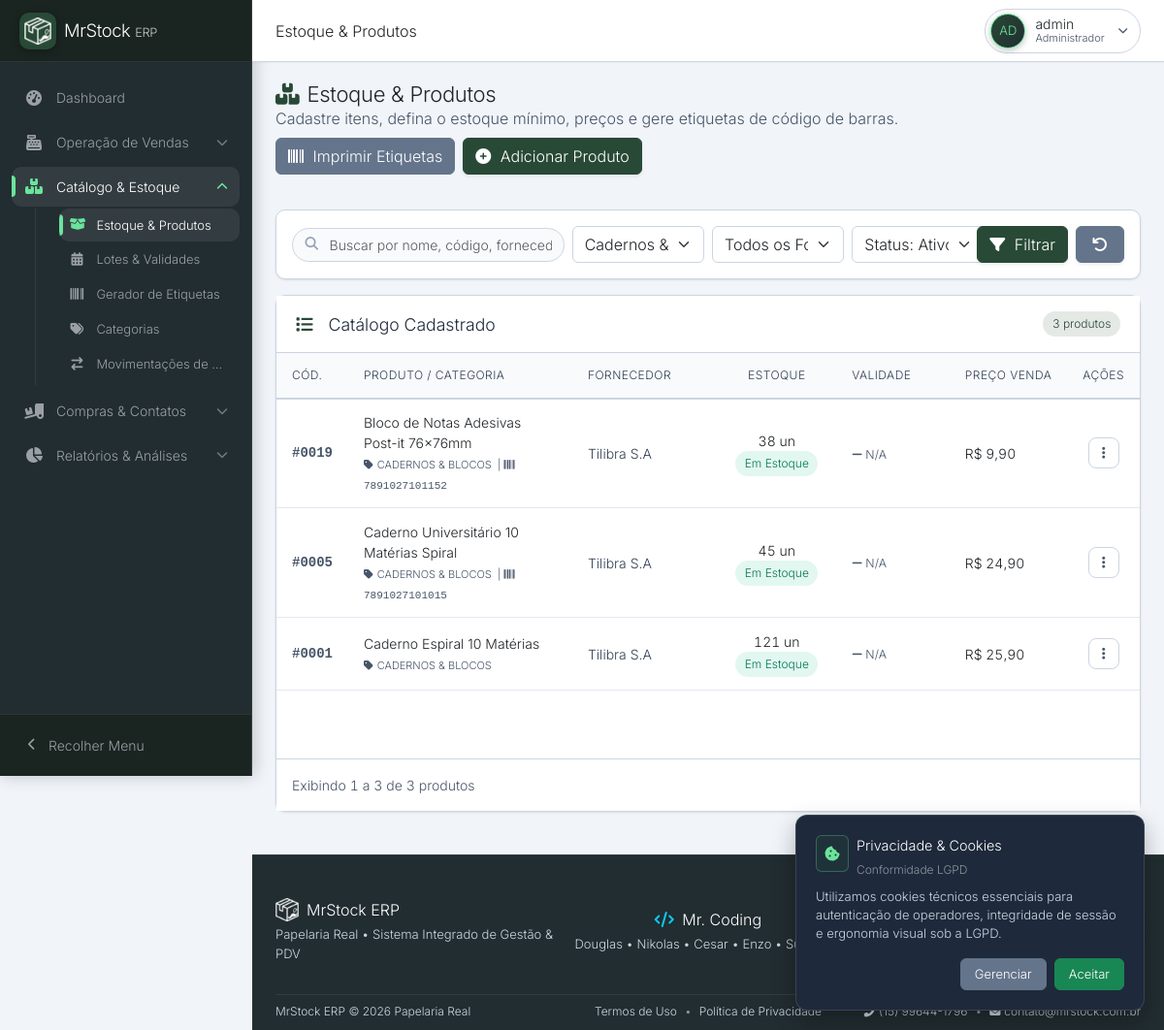
The app's page /produtos/index.php?categoria_id=1 (signed in), older data.
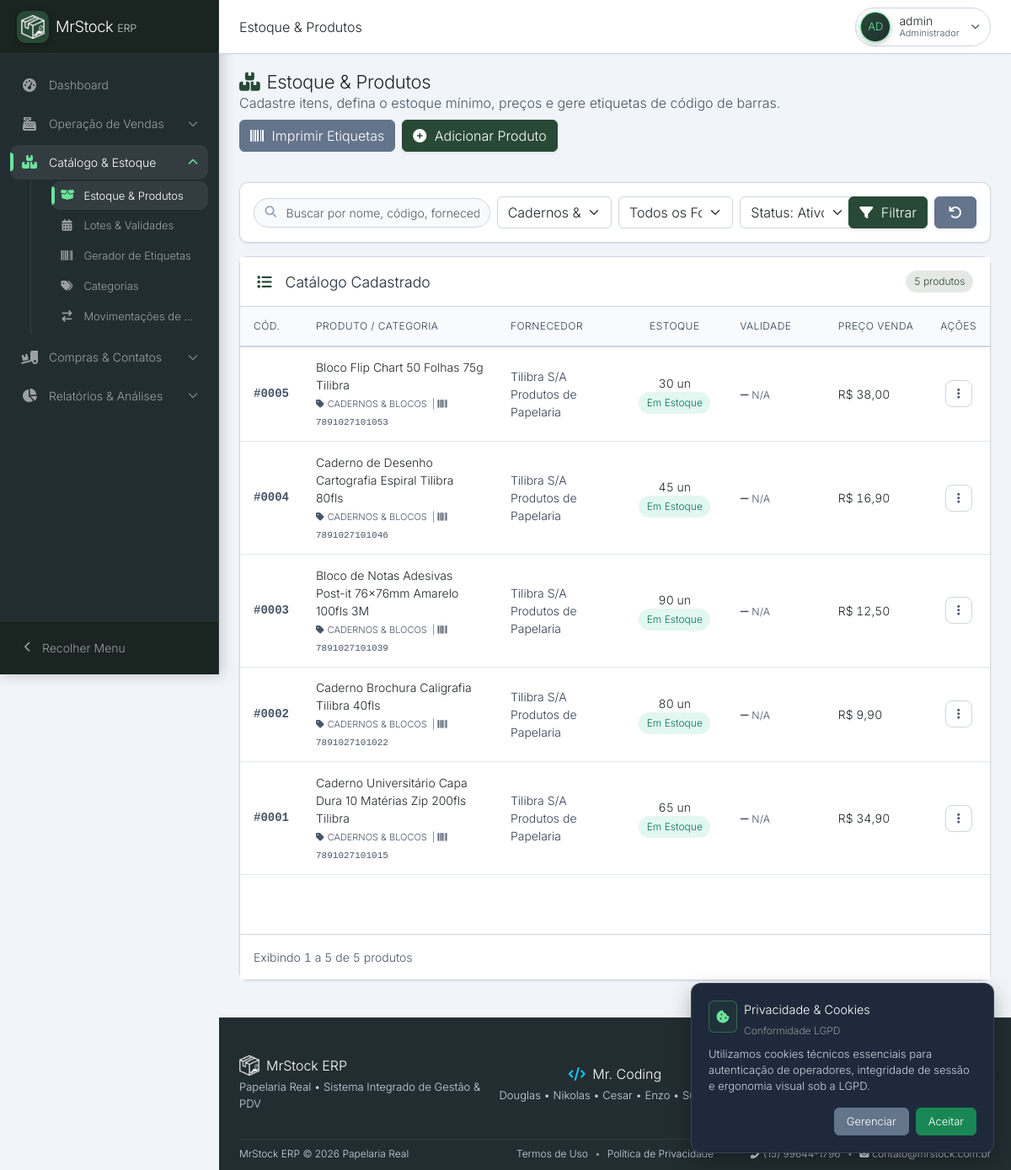
The same page, newer data.
### tables this page shows
CREATE TABLE `produtos` (
  `id` int(11) NOT NULL AUTO_INCREMENT,
  `nome` varchar(255) NOT NULL,
  `categoria` varchar(100) DEFAULT NULL,
  `quantidade` int(11) DEFAULT 0,
  `estoque_minimo` int(11) DEFAULT 5,
  `validade` date DEFAULT NULL,
  `preco_venda` decimal(10,2) NOT NULL,
  `preco_compra` decimal(10,2) NOT NULL DEFAULT 0.00,
  `fornecedor_id` int(11) DEFAULT NULL,
  `status` enum('ativo','inativo') DEFAULT 'ativo',
  `codigo_de_barra` varchar(50) DEFAULT NULL,
  `categoria_id` int(11) DEFAULT NULL,
  PRIMARY KEY (`id`),
  KEY `fornecedor_id` (`fornecedor_id`),
  KEY `fk_produtos_categoria` (`categoria_id`),
  CONSTRAINT `fk_produtos_categoria` FOREIGN KEY (`categoria_id`) REFERENCES `categorias` (`id`) ON DELETE SET NULL,
  CONSTRAINT `produtos_ibfk_1` FOREIGN KEY (`fornecedor_id`) REFERENCES `fornecedores` (`id`) ON DELETE SET NULL
);

CREATE TABLE `categorias` (
  `id` int(11) NOT NULL AUTO_INCREMENT,
  `nome` varchar(100) NOT NULL,
  `descricao` text DEFAULT NULL,
  PRIMARY KEY (`id`)
);

CREATE TABLE `fornecedores` (
  `id` int(11) NOT NULL AUTO_INCREMENT,
  `nome` varchar(255) NOT NULL,
  `cnpj` varchar(20) DEFAULT NULL,
  `telefone` varchar(20) DEFAULT NULL,
  `email` varchar(255) DEFAULT NULL,
  `status` enum('ativo','inativo') DEFAULT 'ativo',
  `contato` varchar(100) DEFAULT NULL,
  `endereco` varchar(255) DEFAULT NULL,
  `numero` varchar(50) DEFAULT NULL,
  `bairro` varchar(100) DEFAULT NULL,
  `cidade` varchar(100) DEFAULT NULL,
  `estado` char(2) DEFAULT NULL,
  `cep` varchar(10) DEFAULT NULL,
  PRIMARY KEY (`id`)
);

### produtos/index.php (the view, shortened to what the changed rows need)
<?php
$activePage = 'produtos';
require_once __DIR__ . '/../inc/database.php';
$statusFiltro     = trim($_GET['status'] ?? '');
$categoriaFiltro  = filter_var($_GET['categoria_id'] ?? '', FILTER_VALIDATE_INT);
$limit = 10;
$page  = max(1, (int)($_GET['pagina'] ?? 1));
$where = ["1=1"];
$params = [];
if ($statusFiltro === 'em_estoque' || $statusFiltro === 'ativo') {
    $where[] = "p.status = 'ativo' AND p.quantidade > 0";
} elseif ($statusFiltro === 'baixo_estoque') {
    $where[] = "p.status = 'ativo' AND p.quantidade <= p.estoque_minimo AND p.quantidade > 0";
} elseif ($statusFiltro === 'sem_estoque') {
    $where[] = "p.status = 'ativo' AND p.quantidade = 0";
} elseif ($statusFiltro === 'vencendo_30') {
    $where[] = "p.status = 'ativo' AND p.validade IS NOT NULL AND p.validade >= CURDATE() AND p.validade <= DATE_ADD(CURDATE(), INTERVAL 30 DAY)";
} elseif ($statusFiltro === 'vencido') {
    $where[] = "p.status = 'ativo' AND p.validade IS NOT NULL AND p.validade < CURDATE()";
} elseif ($statusFiltro === 'inativo') {
    $where[] = "p.status = 'inativo'";
} elseif ($statusFiltro === 'todos') {
} else {
    $where[] = "p.status = 'ativo'";
}
if ($categoriaFiltro) {
    $where[] = "(p.categoria_id = :cat_id OR p.categoria = (SELECT nome FROM categorias WHERE id = :cat_id_sub))";
    $params[':cat_id']     = $categoriaFiltro;
    $params[':cat_id_sub'] = $categoriaFiltro;
}
$whereSql = implode(' AND ', $where);
$stmtCount = $pdo->prepare("SELECT COUNT(*) FROM produtos p LEFT JOIN fornecedores f ON p.fornecedor_id = f.id WHERE $whereSql");
$stmtCount->execute($params);
$totalRows  = (int)$stmtCount->fetchColumn();
$offset = ($page - 1) * $limit;
$stmt = $pdo->prepare("
    SELECT p.*, f.nome as fornecedor_nome, c.nome as categoria_nome_rel
    FROM produtos p
    LEFT JOIN fornecedores f ON p.fornecedor_id = f.id
    LEFT JOIN categorias c ON p.categoria_id = c.id
    WHERE $whereSql
    ORDER BY p.id DESC
    LIMIT :limit OFFSET :offset
");
foreach ($params as $k => $v) {
    $stmt->bindValue($k, $v);
}
$stmt->bindValue(':limit', $limit, PDO::PARAM_INT);
$stmt->bindValue(':offset', $offset, PDO::PARAM_INT);
$stmt->execute();
$produtos = $stmt->fetchAll();
require_once __DIR__ . '/../inc/header.php';
?>
<div class="content-header d-flex justify-content-between align-items-center mb-3 flex-wrap gap-2">
    <div>
        <h2 class="fw-bold text-dark m-0"><i class="fas fa-boxes-stacked text-primary me-2"></i>Estoque & Produtos</h2>
    </div>
</div>
<div class="content-body">
    <div class="so-card">
        <div class="so-card-header d-flex justify-content-between align-items-center">
            <h5 class="so-card-title mb-0"><i class="fas fa-list text-primary me-2"></i>Catálogo Cadastrado</h5>
            <span class="so-badge so-badge-primary tabular-nums"><?= $totalRows === 1 ? '1 produto' : number_format($totalRows, 0, ',', '.') . ' produtos' ?></span>
        </div>
        <div class="so-card-body p-0">
            <div class="table-responsive">
                <table class="table table-hover mb-0 so-table align-middle" id="tabelaProdutos">
                    <thead>
                        <tr>
                            <th width="8%">Cód.</th>
                            <th width="28%">Produto / Categoria</th>
                            <th width="18%">Fornecedor</th>
                            <th width="14%" class="text-center">Estoque</th>
                            <th width="14%">Validade</th>
                            <th width="12%">Preço Venda</th>
                            <th width="6%" class="text-center">Ações</th>
                        </tr>
                    </thead>
                    <tbody>
                        <?php if (count($produtos) > 0): ?>
                            <?php foreach ($produtos as $index => $p):
                                if ($p['status'] === 'inativo') {
                                    $badgeEstoque = '<span class="so-badge so-badge-danger">Inativo</span>';
                                } elseif ((int)$p['quantidade'] <= 0) {
                                    $badgeEstoque = '<span class="so-badge so-badge-danger">Sem Estoque</span>';
                                } elseif ((int)$p['quantidade'] <= (int)$p['estoque_minimo']) {
                                    $badgeEstoque = '<span class="so-badge so-badge-warning">Estoque Baixo</span>';
                                } else {
                                    $badgeEstoque = '<span class="so-badge so-badge-success">Em Estoque</span>';
                                }
                                $validadeHtml = '<span class="text-muted small"><i class="fas fa-minus"></i> N/A</span>';
                                $catNomeExib = !empty($p['categoria_nome_rel']) ? $p['categoria_nome_rel'] : ($p['categoria'] ?: 'Geral');
                            ?>
                            <tr class="linha-produto">
                                <td class="fw-bold text-muted font-monospace tabular-nums">#<?= str_pad((string)$p['id'], 4, '0', STR_PAD_LEFT) ?></td>
                                <td>
                                    <strong class="text-dark d-block"><?= htmlspecialchars($p['nome']) ?></strong>
                                    <small class="text-muted text-uppercase" style="font-size:11px;">
                                        <i class="fas fa-tag me-1 text-secondary"></i><?= htmlspecialchars($catNomeExib) ?>
                                        <?php if (!empty($p['codigo_de_barra'])): ?>
                                            &nbsp;|&nbsp;<i class="fas fa-barcode text-muted"></i> <span class="tabular-nums font-monospace"><?= htmlspecialchars($p['codigo_de_barra']) ?></span>
                                        <?php endif; ?>
                                    </small>
                                </td>
                                <td>
                                    <?= htmlspecialchars($p['fornecedor_nome'] ?? 'Sem Vínculo') ?>
                                </td>
                                <td class="text-center">
                                    <span class="fw-bold text-dark d-block tabular-nums"><?= (int)$p['quantidade'] ?> un</span>
                                    <?= $badgeEstoque ?>
                                </td>
                                <td><?= $validadeHtml ?></td>
                                <td class="fw-bold text-dark tabular-nums">
                                    R$ <?= number_format((float)$p['preco_venda'], 2, ',', '.') ?>
                                </td>
                                <td class="text-center">
                                    <?php $isDropup = ($index >= count($produtos) - 2) ? 'dropup' : ''; ?>
                                    <div class="dropdown <?= $isDropup ?>">
                                        <button class="so-actions-btn" type="button" data-bs-toggle="dropdown" data-bs-boundary="viewport" aria-expanded="false" aria-label="Ações para <?= htmlspecialchars($p['nome']) ?>" title="Ações">
                                            <i class="fas fa-ellipsis-vertical"></i>
                                        </button>
                                    </div>
                                </td>
                            </tr>
                            <?php endforeach; ?>
                        <?php endif; ?>
                    </tbody>
                </table>
            </div>
        </div>
        <?php
        $firstItem = $totalRows > 0 ? ($offset + 1) : 0;
        $lastItem  = min($offset + $limit, $totalRows);
        ?>
        <div class="card-footer bg-white border-top p-3">
            <div class="d-flex flex-column flex-md-row justify-content-between align-items-center gap-3">
                <span class="text-muted small">
                    Exibindo <strong class="tabular-nums"><?= $firstItem ?></strong> a <strong class="tabular-nums"><?= $lastItem ?></strong> de <strong class="tabular-nums"><?= number_format($totalRows, 0, ',', '.') ?></strong> <?= $totalRows === 1 ? 'produto' : 'produtos' ?>
                </span>
            </div>
        </div>
    </div>
</div>
<?php require_once __DIR__ . '/../inc/footer.php'; ?>

### inc/header.php (shortened to what the changed rows need)
<?php
$_ap = $activePage ?? '';
$_bodyClasses = [];
if (($_SESSION['cfg_linhas_zebradas'] ?? '') === '1') {
    $_bodyClasses[] = 'table-striped-on';
}
$_bodyClassStr = implode(' ', $_bodyClasses);
?>
<!DOCTYPE html>
<html lang="pt-BR">
<head>
    <link href="<?= BASE_URL ?>/css/bootstrap.min.css?v=2.2.0" rel="stylesheet">
    <link rel="stylesheet" href="<?= BASE_URL ?>/css/all.min.css?v=2.2.0">
    <link rel="stylesheet" href="<?= BASE_URL ?>/css/inter.css?v=2.2.0">
    <link rel="stylesheet" href="<?= BASE_URL ?>/css/style.min.css?v=2.2.5">
</head>
<body class="<?= $_bodyClassStr ?>">
    <aside class="so-sidebar" id="soSidebar">
        <nav class="so-nav">
            <ul class="so-nav__list">
                <?php foreach ($_menuGroups as $group): ?>
                    <?php
                    if ($group['type'] === 'link'):
                    ?>
                        <li class="so-nav__item">
                            <a href="<?= $group['href'] ?>"
                               class="so-link <?= $group['active'] ? 'is-active' : '' ?>"
                               title="<?= $group['title'] ?>"
                               data-tooltip="<?= $group['title'] ?>">
                                <i class="<?= $group['icon'] ?>"></i>
                                <span class="so-label"><?= $group['title'] ?></span>
                            </a>
                        </li>
                    <?php
                    elseif ($group['type'] === 'group'):
                        $visibleItems = [];
                        foreach ($group['items'] as $it) {
                            $visibleItems[] = $it;
                        }
                    ?>
                        <li class="so-nav__item <?= $group['active'] ? 'is-open' : '' ?>" id="<?= $group['id'] ?>">
                            <button type="button"
                                    class="so-link <?= $group['active'] ? 'is-active' : '' ?>"
                                    data-accordion-toggle
                                    title="<?= $group['title'] ?>"
                                    data-tooltip="<?= $group['title'] ?>"
                                    aria-expanded="<?= $group['active'] ? 'true' : 'false' ?>">
                                <i class="<?= $group['icon'] ?>"></i>
                                <span class="so-label"><?= $group['title'] ?></span>
                                <i class="fa-solid fa-chevron-down so-caret"></i>
                            </button>
                            <ul class="so-submenu">
                                <?php foreach ($visibleItems as $item): ?>
                                <li>
                                    <a href="<?= $item['href'] ?>"
                                       class="so-link <?= $_ap === $item['id'] ? 'is-active' : '' ?>"
                                       title="<?= $item['label'] ?>"
                                       data-tooltip="<?= $item['label'] ?>">
                                        <i class="<?= $item['icon'] ?>"></i>
                                        <span class="so-label"><?= $item['label'] ?></span>
                                    </a>
                                </li>
                                <?php endforeach; ?>
                            </ul>
                        </li>
                    <?php endif; ?>
                <?php endforeach; ?>
            </ul>
        </nav>
    </aside>
    <div class="main-panel">
        <main class="main-content flex-grow-1" role="main" id="mainContent" tabindex="-1">

Row changes from the older to the newer data that the page shows:
no longer on this page (row edited): produtos: id "0019", nome "Bloco de Notas Adesivas Post-it 76x76mm", categoria.nome "CADERNOS & BLOCOS", codigo_de_barra "7891027101152", fornecedor.nome "Tilibra S.A", quantidade "38", status "Em Estoque", preco_venda "9,90"
changed produtos "0005": nome "Caderno Universitário 10 Matérias Spiral" → "Bloco Flip Chart 50 Folhas 75g Tilibra"; codigo_de_barra "7891027101015" → "7891027101053"; fornecedor.nome "Tilibra S.A" → "Tilibra S/A Produtos de Papelaria"; quantidade "45" → "30"; preco_venda "24,90" → "38,00"
now on this page (row edited): produtos: id "0004", nome "Caderno de Desenho Cartografia Espiral Tilibra 80fls", categoria.nome "CADERNOS & BLOCOS", codigo_de_barra "7891027101046", fornecedor.nome "Tilibra S/A Produtos de Papelaria", quantidade "45", status "Em Estoque", preco_venda "16,90"
now on this page (row edited): produtos: id "0003", nome "Bloco de Notas Adesivas Post-it 76x76mm Amarelo 100fls 3M", categoria.nome "CADERNOS & BLOCOS", codigo_de_barra "7891027101039", fornecedor.nome "Tilibra S/A Produtos de Papelaria", quantidade "90", status "Em Estoque", preco_venda "12,50"
now on this page (row edited): produtos: id "0002", nome "Caderno Brochura Caligrafia Tilibra 40fls", categoria.nome "CADERNOS & BLOCOS", codigo_de_barra "7891027101022", fornecedor.nome "Tilibra S/A Produtos de Papelaria", quantidade "80", status "Em Estoque", preco_venda "9,90"
changed produtos "0001": nome "Caderno Espiral 10 Matérias" → "Caderno Universitário Capa Dura 10 Matérias Zip 200fls Tilibra"; codigo_de_barra (not shown) → "7891027101015"; fornecedor.nome "Tilibra S.A" → "Tilibra S/A Produtos de Papelaria"; quantidade "121" → "65"; preco_venda "25,90" → "34,90"
Text that changed along with them:
$totalRows: "3" → "5"
$lastItem: "3" → "5"
